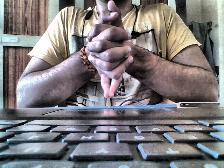
#> input picture handseal_dataset/test/dragon/dragon_IMG_02a926156-4d5c-11ea-b58b-0242ac1c0002_jpg.rf.5304d25e41fc8990fc1c2e0323db43e8.jpg, 224 x 168 px; its folder holds only this picture in this run
$ python review_dataset.py
#> lines starting #> are read from the running program, lines starting #| are printed output that depends on the picture
"""Create deterministic contact sheets for visual HandSeal dataset review."""

from __future__ import annotations

import argparse
from pathlib import Path

from PIL import Image, ImageDraw, ImageFont

from .audit_dataset import DEFAULT_CLASSES, IMAGE_EXTENSIONS


def image_paths(root: Path, split: str, label: str) -> list[Path]:
    directory = root / split / label
    if not directory.exists():
        return []
    return sorted(
        path
        for path in directory.iterdir()
        if path.is_file() and path.suffix.lower() in IMAGE_EXTENSIONS
    )


def create_contact_sheet(
    paths: list[Path],
    title: str,
    output: Path,
    sample_limit: int = 25,
    columns: int = 5,
) -> None:
#> called with title = 'train/dragon', sample_limit = 25, columns = 5
    selected = paths[:sample_limit]
    tile_size = 180
    label_height = 30
    rows = max(1, (len(selected) + columns - 1) // columns)
    sheet = Image.new("RGB", (columns * tile_size, rows * (tile_size + label_height)), "#20242b")
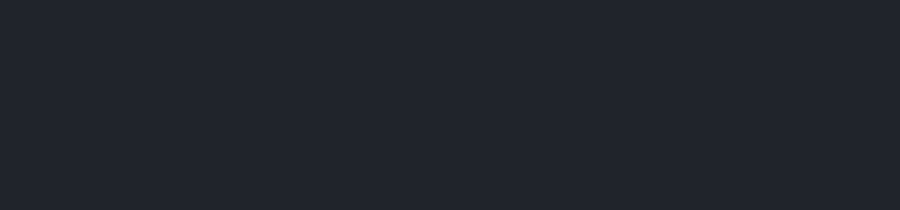
#> sheet: PIL image 900x210 RGB; mean R, G, B 32, 36, 43
    draw = ImageDraw.Draw(sheet)
    font = ImageFont.load_default()

    for index, path in enumerate(selected):
        x = (index % columns) * tile_size
        y = (index // columns) * (tile_size + label_height)
        try:
            with Image.open(path) as source:
#> source is the input picture: PIL image 224x168 RGB; mean R, G, B 125.2, 121.6, 123.6
                image = source.convert("RGB")
                image.thumbnail((tile_size - 8, tile_size - 8), Image.Resampling.LANCZOS)
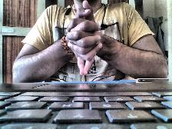
#> image: PIL image 172x129 RGB; mean R, G, B 125.1, 121.6, 123.5
                left = x + (tile_size - image.width) // 2
#> left = 4
                top = y + (tile_size - image.height) // 2
#> top = 25
                sheet.paste(image, (left, top))
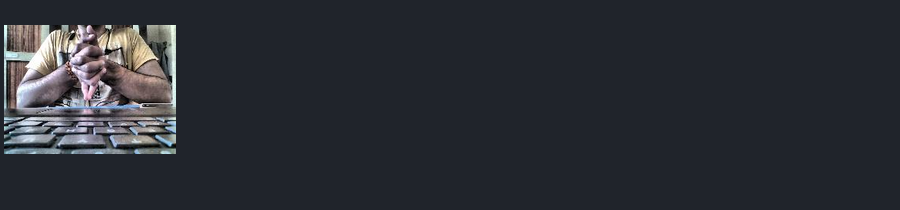
#> sheet: PIL image 900x210 RGB; mean R, G, B 42.9, 46.1, 52.5
            name = path.stem[:24]
        except Exception:
            name = "CORRUPT"
            draw.rectangle((x + 4, y + 4, x + tile_size - 4, y + tile_size - 4), outline="#ff5050", width=3)
        draw.text((x + 4, y + tile_size + 4), name, fill="white", font=font)

    draw.text((8, 8), f"{title} | samples={len(selected)} total={len(paths)}", fill="#ffd166", font=font)
    output.parent.mkdir(parents=True, exist_ok=True)
    sheet.save(output, format="JPEG", quality=92)
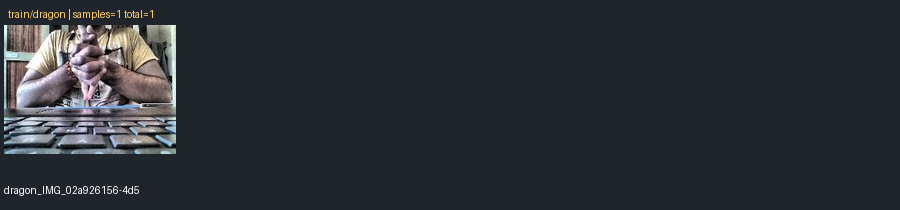
#> saved as train_dragon.jpg: PIL image 900x210 RGB; mean R, G, B 43.7, 46.7, 52.9


def main() -> int:
    parser = argparse.ArgumentParser(description=__doc__)
    parser.add_argument("--dataset-root", default="handseal_dataset")
    parser.add_argument("--output-dir", default="reports/dataset_review")
    parser.add_argument("--classes", nargs="+", default=DEFAULT_CLASSES)
    parser.add_argument("--samples-per-class", type=int, default=25)
    parser.add_argument("--columns", type=int, default=5)
    args = parser.parse_args()
    if args.samples_per_class < 1 or args.columns < 1:
        raise SystemExit("--samples-per-class and --columns must be positive.")

    root = Path(args.dataset_root).resolve()
    output_dir = Path(args.output_dir)
    generated = 0
    for split in ("train", "valid", "test"):
        for label in args.classes:
            paths = image_paths(root, split, label)
            output = output_dir / f"{split}_{label}.jpg"
            create_contact_sheet(
                paths,
                f"{split}/{label}",
                output,
                sample_limit=args.samples_per_class,
                columns=args.columns,
            )
            generated += 1
    print(f"Contact sheets: {generated}")
    print(f"Output directory: {output_dir.resolve()}")
    return 0


if __name__ == "__main__":
    raise SystemExit(main())
#> (the program exits here)
